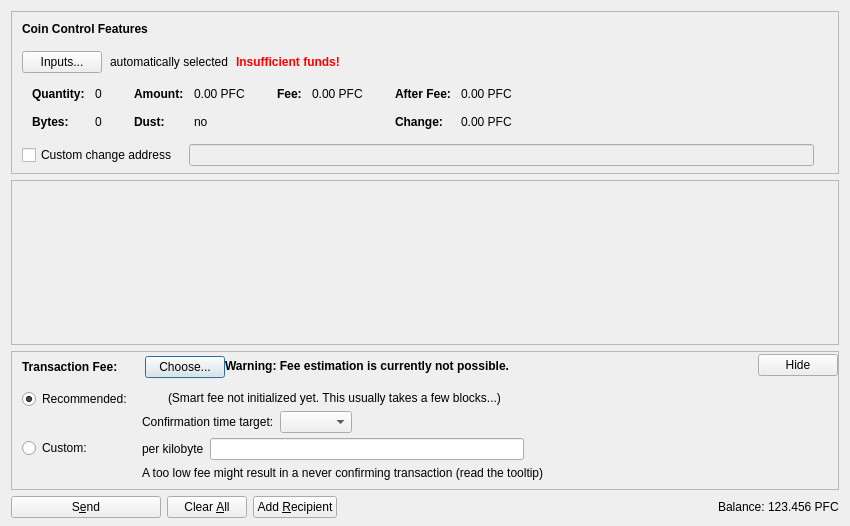
<?xml version="1.0" encoding="UTF-8"?>
<ui version="4.0">
 <class>SendCoinsDialog</class>
 <widget class="QDialog" name="SendCoinsDialog">
  <property name="geometry">
   <rect>
    <x>0</x>
    <y>0</y>
    <width>850</width>
    <height>526</height>
   </rect>
  </property>
  <property name="windowTitle">
   <string>Send Coins</string>
  </property>
  <layout class="QVBoxLayout" name="verticalLayout" stretch="0,1,0,0">
   <property name="bottomMargin">
    <number>8</number>
   </property>
   <item>
    <widget class="QFrame" name="frameCoinControl">
     <property name="sizePolicy">
      <sizepolicy hsizetype="Expanding" vsizetype="Expanding">
       <horstretch>0</horstretch>
       <verstretch>0</verstretch>
      </sizepolicy>
     </property>
     <property name="maximumSize">
      <size>
       <width>16777215</width>
       <height>16777215</height>
      </size>
     </property>
     <property name="frameShape">
      <enum>QFrame::StyledPanel</enum>
     </property>
     <property name="frameShadow">
      <enum>QFrame::Sunken</enum>
     </property>
     <layout class="QVBoxLayout" name="verticalLayoutCoinControl2">
      <property name="spacing">
       <number>0</number>
      </property>
      <property name="leftMargin">
       <number>0</number>
      </property>
      <property name="topMargin">
       <number>0</number>
      </property>
      <property name="rightMargin">
       <number>0</number>
      </property>
      <property name="bottomMargin">
       <number>6</number>
      </property>
      <item>
       <layout class="QVBoxLayout" name="verticalLayoutCoinControl" stretch="0,0,0,0,1">
        <property name="spacing">
         <number>0</number>
        </property>
        <property name="leftMargin">
         <number>10</number>
        </property>
        <property name="topMargin">
         <number>10</number>
        </property>
        <item>
         <layout class="QHBoxLayout" name="horizontalLayoutCoinControl1">
          <property name="bottomMargin">
           <number>15</number>
          </property>
          <item>
           <widget class="QLabel" name="labelCoinControlFeatures">
            <property name="sizePolicy">
             <sizepolicy hsizetype="Preferred" vsizetype="Maximum">
              <horstretch>0</horstretch>
              <verstretch>0</verstretch>
             </sizepolicy>
            </property>
            <property name="font">
             <font>
              <weight>75</weight>
              <bold>true</bold>
             </font>
            </property>
            <property name="styleSheet">
             <string notr="true">font-weight:bold;</string>
            </property>
            <property name="text">
             <string>Coin Control Features</string>
            </property>
           </widget>
          </item>
         </layout>
        </item>
        <item>
         <layout class="QHBoxLayout" name="horizontalLayoutCoinControl2" stretch="0,0,0,0">
          <property name="spacing">
           <number>8</number>
          </property>
          <property name="bottomMargin">
           <number>10</number>
          </property>
          <item>
           <widget class="QPushButton" name="pushButtonCoinControl">
            <property name="styleSheet">
             <string notr="true"/>
            </property>
            <property name="text">
             <string>Inputs...</string>
            </property>
            <property name="autoDefault">
             <bool>false</bool>
            </property>
           </widget>
          </item>
          <item>
           <widget class="QLabel" name="labelCoinControlAutomaticallySelected">
            <property name="text">
             <string>automatically selected</string>
            </property>
            <property name="margin">
             <number>5</number>
            </property>
           </widget>
          </item>
          <item>
           <widget class="QLabel" name="labelCoinControlInsuffFunds">
            <property name="font">
             <font>
              <weight>75</weight>
              <bold>true</bold>
             </font>
            </property>
            <property name="styleSheet">
             <string notr="true">color:red;font-weight:bold;</string>
            </property>
            <property name="text">
             <string>Insufficient funds!</string>
            </property>
            <property name="margin">
             <number>5</number>
            </property>
           </widget>
          </item>
          <item>
           <spacer name="horizontalSpacerCoinControl">
            <property name="orientation">
             <enum>Qt::Horizontal</enum>
            </property>
            <property name="sizeHint" stdset="0">
             <size>
              <width>40</width>
              <height>1</height>
             </size>
            </property>
           </spacer>
          </item>
         </layout>
        </item>
        <item>
         <widget class="QWidget" name="widgetCoinControl" native="true">
          <property name="sizePolicy">
           <sizepolicy hsizetype="Preferred" vsizetype="Preferred">
            <horstretch>0</horstretch>
            <verstretch>0</verstretch>
           </sizepolicy>
          </property>
          <property name="minimumSize">
           <size>
            <width>0</width>
            <height>0</height>
           </size>
          </property>
          <property name="styleSheet">
           <string notr="true"/>
          </property>
          <layout class="QHBoxLayout" name="horizontalLayoutCoinControl5">
           <property name="leftMargin">
            <number>0</number>
           </property>
           <property name="topMargin">
            <number>0</number>
           </property>
           <property name="rightMargin">
            <number>0</number>
           </property>
           <property name="bottomMargin">
            <number>0</number>
           </property>
           <item>
            <layout class="QHBoxLayout" name="horizontalLayoutCoinControl3" stretch="0,0,0,1">
             <property name="spacing">
              <number>20</number>
             </property>
             <property name="topMargin">
              <number>0</number>
             </property>
             <property name="bottomMargin">
              <number>10</number>
             </property>
             <item>
              <layout class="QFormLayout" name="formLayoutCoinControl1">
               <property name="horizontalSpacing">
                <number>10</number>
               </property>
               <property name="verticalSpacing">
                <number>14</number>
               </property>
               <property name="leftMargin">
                <number>10</number>
               </property>
               <property name="topMargin">
                <number>4</number>
               </property>
               <property name="rightMargin">
                <number>6</number>
               </property>
               <item row="0" column="0">
                <widget class="QLabel" name="labelCoinControlQuantityText">
                 <property name="font">
                  <font>
                   <weight>75</weight>
                   <bold>true</bold>
                  </font>
                 </property>
                 <property name="text">
                  <string>Quantity:</string>
                 </property>
                 <property name="margin">
                  <number>0</number>
                 </property>
                </widget>
               </item>
               <item row="0" column="1">
                <widget class="QLabel" name="labelCoinControlQuantity">
                 <property name="cursor">
                  <cursorShape>IBeamCursor</cursorShape>
                 </property>
                 <property name="contextMenuPolicy">
                  <enum>Qt::ActionsContextMenu</enum>
                 </property>
                 <property name="text">
                  <string notr="true">0</string>
                 </property>
                 <property name="margin">
                  <number>0</number>
                 </property>
                 <property name="textInteractionFlags">
                  <set>Qt::LinksAccessibleByMouse|Qt::TextSelectableByKeyboard|Qt::TextSelectableByMouse</set>
                 </property>
                </widget>
               </item>
               <item row="1" column="0">
                <widget class="QLabel" name="labelCoinControlBytesText">
                 <property name="font">
                  <font>
                   <weight>75</weight>
                   <bold>true</bold>
                  </font>
                 </property>
                 <property name="text">
                  <string>Bytes:</string>
                 </property>
                </widget>
               </item>
               <item row="1" column="1">
                <widget class="QLabel" name="labelCoinControlBytes">
                 <property name="cursor">
                  <cursorShape>IBeamCursor</cursorShape>
                 </property>
                 <property name="contextMenuPolicy">
                  <enum>Qt::ActionsContextMenu</enum>
                 </property>
                 <property name="text">
                  <string notr="true">0</string>
                 </property>
                 <property name="textInteractionFlags">
                  <set>Qt::LinksAccessibleByMouse|Qt::TextSelectableByKeyboard|Qt::TextSelectableByMouse</set>
                 </property>
                </widget>
               </item>
              </layout>
             </item>
             <item>
              <layout class="QFormLayout" name="formLayoutCoinControl2">
               <property name="horizontalSpacing">
                <number>10</number>
               </property>
               <property name="verticalSpacing">
                <number>14</number>
               </property>
               <property name="leftMargin">
                <number>6</number>
               </property>
               <property name="topMargin">
                <number>4</number>
               </property>
               <property name="rightMargin">
                <number>6</number>
               </property>
               <item row="0" column="0">
                <widget class="QLabel" name="labelCoinControlAmountText">
                 <property name="font">
                  <font>
                   <weight>75</weight>
                   <bold>true</bold>
                  </font>
                 </property>
                 <property name="text">
                  <string>Amount:</string>
                 </property>
                 <property name="margin">
                  <number>0</number>
                 </property>
                </widget>
               </item>
               <item row="0" column="1">
                <widget class="QLabel" name="labelCoinControlAmount">
                 <property name="cursor">
                  <cursorShape>IBeamCursor</cursorShape>
                 </property>
                 <property name="contextMenuPolicy">
                  <enum>Qt::ActionsContextMenu</enum>
                 </property>
                 <property name="text">
                  <string notr="true">0.00 PFC</string>
                 </property>
                 <property name="textInteractionFlags">
                  <set>Qt::LinksAccessibleByMouse|Qt::TextSelectableByKeyboard|Qt::TextSelectableByMouse</set>
                 </property>
                </widget>
               </item>
               <item row="1" column="0">
                <widget class="QLabel" name="labelCoinControlLowOutputText">
                 <property name="font">
                  <font>
                   <weight>75</weight>
                   <bold>true</bold>
                  </font>
                 </property>
                 <property name="text">
                  <string>Dust:</string>
                 </property>
                </widget>
               </item>
               <item row="1" column="1">
                <widget class="QLabel" name="labelCoinControlLowOutput">
                 <property name="cursor">
                  <cursorShape>IBeamCursor</cursorShape>
                 </property>
                 <property name="contextMenuPolicy">
                  <enum>Qt::ActionsContextMenu</enum>
                 </property>
                 <property name="text">
                  <string notr="true">no</string>
                 </property>
                 <property name="textInteractionFlags">
                  <set>Qt::LinksAccessibleByMouse|Qt::TextSelectableByKeyboard|Qt::TextSelectableByMouse</set>
                 </property>
                </widget>
               </item>
              </layout>
             </item>
             <item>
              <layout class="QFormLayout" name="formLayoutCoinControl3">
               <property name="horizontalSpacing">
                <number>10</number>
               </property>
               <property name="verticalSpacing">
                <number>14</number>
               </property>
               <property name="leftMargin">
                <number>6</number>
               </property>
               <property name="topMargin">
                <number>4</number>
               </property>
               <property name="rightMargin">
                <number>6</number>
               </property>
               <item row="0" column="0">
                <widget class="QLabel" name="labelCoinControlFeeText">
                 <property name="font">
                  <font>
                   <weight>75</weight>
                   <bold>true</bold>
                  </font>
                 </property>
                 <property name="text">
                  <string>Fee:</string>
                 </property>
                 <property name="margin">
                  <number>0</number>
                 </property>
                </widget>
               </item>
               <item row="0" column="1">
                <widget class="QLabel" name="labelCoinControlFee">
                 <property name="cursor">
                  <cursorShape>IBeamCursor</cursorShape>
                 </property>
                 <property name="contextMenuPolicy">
                  <enum>Qt::ActionsContextMenu</enum>
                 </property>
                 <property name="text">
                  <string notr="true">0.00 PFC</string>
                 </property>
                 <property name="textInteractionFlags">
                  <set>Qt::LinksAccessibleByMouse|Qt::TextSelectableByKeyboard|Qt::TextSelectableByMouse</set>
                 </property>
                </widget>
               </item>
              </layout>
             </item>
             <item>
              <layout class="QFormLayout" name="formLayoutCoinControl4">
               <property name="horizontalSpacing">
                <number>10</number>
               </property>
               <property name="verticalSpacing">
                <number>14</number>
               </property>
               <property name="leftMargin">
                <number>6</number>
               </property>
               <property name="topMargin">
                <number>4</number>
               </property>
               <property name="rightMargin">
                <number>6</number>
               </property>
               <item row="0" column="0">
                <widget class="QLabel" name="labelCoinControlAfterFeeText">
                 <property name="font">
                  <font>
                   <weight>75</weight>
                   <bold>true</bold>
                  </font>
                 </property>
                 <property name="text">
                  <string>After Fee:</string>
                 </property>
                 <property name="margin">
                  <number>0</number>
                 </property>
                </widget>
               </item>
               <item row="0" column="1">
                <widget class="QLabel" name="labelCoinControlAfterFee">
                 <property name="cursor">
                  <cursorShape>IBeamCursor</cursorShape>
                 </property>
                 <property name="contextMenuPolicy">
                  <enum>Qt::ActionsContextMenu</enum>
                 </property>
                 <property name="text">
                  <string notr="true">0.00 PFC</string>
                 </property>
                 <property name="textInteractionFlags">
                  <set>Qt::LinksAccessibleByMouse|Qt::TextSelectableByKeyboard|Qt::TextSelectableByMouse</set>
                 </property>
                </widget>
               </item>
               <item row="1" column="0">
                <widget class="QLabel" name="labelCoinControlChangeText">
                 <property name="font">
                  <font>
                   <weight>75</weight>
                   <bold>true</bold>
                  </font>
                 </property>
                 <property name="text">
                  <string>Change:</string>
                 </property>
                </widget>
               </item>
               <item row="1" column="1">
                <widget class="QLabel" name="labelCoinControlChange">
                 <property name="cursor">
                  <cursorShape>IBeamCursor</cursorShape>
                 </property>
                 <property name="contextMenuPolicy">
                  <enum>Qt::ActionsContextMenu</enum>
                 </property>
                 <property name="text">
                  <string notr="true">0.00 PFC</string>
                 </property>
                 <property name="textInteractionFlags">
                  <set>Qt::LinksAccessibleByMouse|Qt::TextSelectableByKeyboard|Qt::TextSelectableByMouse</set>
                 </property>
                </widget>
               </item>
              </layout>
             </item>
            </layout>
           </item>
          </layout>
         </widget>
        </item>
        <item>
         <layout class="QHBoxLayout" name="horizontalLayoutCoinControl4" stretch="0,0,0">
          <property name="spacing">
           <number>12</number>
          </property>
          <property name="sizeConstraint">
           <enum>QLayout::SetDefaultConstraint</enum>
          </property>
          <property name="topMargin">
           <number>5</number>
          </property>
          <property name="rightMargin">
           <number>5</number>
          </property>
          <item>
           <widget class="QCheckBox" name="checkBoxCoinControlChange">
            <property name="toolTip">
             <string>If this is activated, but the change address is empty or invalid, change will be sent to a newly generated address.</string>
            </property>
            <property name="text">
             <string>Custom change address</string>
            </property>
           </widget>
          </item>
          <item>
           <widget class="QValidatedLineEdit" name="lineEditCoinControlChange">
            <property name="enabled">
             <bool>false</bool>
            </property>
            <property name="sizePolicy">
             <sizepolicy hsizetype="Expanding" vsizetype="Fixed">
              <horstretch>0</horstretch>
              <verstretch>0</verstretch>
             </sizepolicy>
            </property>
           </widget>
          </item>
          <item>
           <widget class="QLabel" name="labelCoinControlChangeLabel">
            <property name="sizePolicy">
             <sizepolicy hsizetype="Preferred" vsizetype="Expanding">
              <horstretch>0</horstretch>
              <verstretch>0</verstretch>
             </sizepolicy>
            </property>
            <property name="minimumSize">
             <size>
              <width>0</width>
              <height>0</height>
             </size>
            </property>
            <property name="text">
             <string/>
            </property>
            <property name="margin">
             <number>3</number>
            </property>
           </widget>
          </item>
         </layout>
        </item>
        <item>
         <spacer name="verticalSpacerCoinControl">
          <property name="orientation">
           <enum>Qt::Vertical</enum>
          </property>
          <property name="sizeHint" stdset="0">
           <size>
            <width>800</width>
            <height>1</height>
           </size>
          </property>
         </spacer>
        </item>
       </layout>
      </item>
     </layout>
    </widget>
   </item>
   <item>
    <widget class="QScrollArea" name="scrollArea">
     <property name="widgetResizable">
      <bool>true</bool>
     </property>
     <widget class="QWidget" name="scrollAreaWidgetContents">
      <property name="geometry">
       <rect>
        <x>0</x>
        <y>0</y>
        <width>830</width>
        <height>104</height>
       </rect>
      </property>
      <layout class="QVBoxLayout" name="verticalLayout_2" stretch="0,1">
       <property name="leftMargin">
        <number>0</number>
       </property>
       <property name="topMargin">
        <number>0</number>
       </property>
       <property name="rightMargin">
        <number>0</number>
       </property>
       <property name="bottomMargin">
        <number>0</number>
       </property>
       <item>
        <layout class="QVBoxLayout" name="entries">
         <property name="spacing">
          <number>6</number>
         </property>
        </layout>
       </item>
       <item>
        <spacer name="verticalSpacer">
         <property name="orientation">
          <enum>Qt::Vertical</enum>
         </property>
         <property name="sizeHint" stdset="0">
          <size>
           <width>20</width>
           <height>40</height>
          </size>
         </property>
        </spacer>
       </item>
      </layout>
     </widget>
    </widget>
   </item>
   <item>
    <widget class="QFrame" name="frameFee">
     <property name="sizePolicy">
      <sizepolicy hsizetype="Expanding" vsizetype="Expanding">
       <horstretch>0</horstretch>
       <verstretch>0</verstretch>
      </sizepolicy>
     </property>
     <property name="maximumSize">
      <size>
       <width>16777215</width>
       <height>16777215</height>
      </size>
     </property>
     <property name="frameShape">
      <enum>QFrame::StyledPanel</enum>
     </property>
     <property name="frameShadow">
      <enum>QFrame::Sunken</enum>
     </property>
     <layout class="QVBoxLayout" name="verticalLayoutFee1">
      <property name="spacing">
       <number>0</number>
      </property>
      <property name="leftMargin">
       <number>0</number>
      </property>
      <property name="topMargin">
       <number>0</number>
      </property>
      <property name="rightMargin">
       <number>0</number>
      </property>
      <property name="bottomMargin">
       <number>0</number>
      </property>
      <item>
       <layout class="QVBoxLayout" name="verticalLayoutFee2" stretch="0,0,0">
        <property name="spacing">
         <number>0</number>
        </property>
        <property name="leftMargin">
         <number>10</number>
        </property>
        <property name="topMargin">
         <number>0</number>
        </property>
        <item>
         <layout class="QHBoxLayout" name="horizontalLayoutFee1">
          <property name="bottomMargin">
           <number>0</number>
          </property>
          <item>
           <layout class="QVBoxLayout" name="verticalLayoutFee7">
            <property name="spacing">
             <number>0</number>
            </property>
            <item>
             <spacer name="verticalSpacerSmartFee">
              <property name="orientation">
               <enum>Qt::Vertical</enum>
              </property>
              <property name="sizeType">
               <enum>QSizePolicy::Fixed</enum>
              </property>
              <property name="sizeHint" stdset="0">
               <size>
                <width>1</width>
                <height>4</height>
               </size>
              </property>
             </spacer>
            </item>
            <item>
             <layout class="QHBoxLayout" name="horizontalLayoutSmartFee">
              <property name="spacing">
               <number>10</number>
              </property>
              <item>
               <widget class="QLabel" name="labelFeeHeadline">
                <property name="sizePolicy">
                 <sizepolicy hsizetype="Preferred" vsizetype="Maximum">
                  <horstretch>0</horstretch>
                  <verstretch>0</verstretch>
                 </sizepolicy>
                </property>
                <property name="font">
                 <font>
                  <weight>75</weight>
                  <bold>true</bold>
                 </font>
                </property>
                <property name="styleSheet">
                 <string notr="true">font-weight:bold;</string>
                </property>
                <property name="text">
                 <string>Transaction Fee:</string>
                </property>
               </widget>
              </item>
              <item>
               <widget class="QLabel" name="labelFeeMinimized">
                <property name="text">
                 <string/>
                </property>
               </widget>
              </item>
              <item>
               <widget class="QPushButton" name="buttonChooseFee">
                <property name="text">
                 <string>Choose...</string>
                </property>
               </widget>
              </item>
             </layout>
            </item>
            <item>
             <spacer name="verticalSpacer_5">
              <property name="orientation">
               <enum>Qt::Vertical</enum>
              </property>
              <property name="sizeHint" stdset="0">
               <size>
                <width>1</width>
                <height>1</height>
               </size>
              </property>
             </spacer>
            </item>
           </layout>
          </item>
          <item>
           <widget class="QLabel" name="fallbackFeeWarningLabel">
            <property name="toolTip">
             <string>Using the fallbackfee can result in sending a transaction that will take several hours or days (or never) to confirm. Consider choosing your fee manually or wait until you have validated the complete chain.</string>
            </property>
            <property name="font">
            <font>
                <weight>75</weight>
                <bold>true</bold>
            </font>
            </property>
            <property name="text">
             <string>Warning: Fee estimation is currently not possible.</string>
            </property>
            <property name="wordWrap">
             <bool>false</bool>
            </property>
           </widget>
          </item>
          <item>
           <spacer name="horizontalSpacer_4">
            <property name="orientation">
             <enum>Qt::Horizontal</enum>
            </property>
            <property name="sizeType">
             <enum>QSizePolicy::MinimumExpanding</enum>
            </property>
            <property name="sizeHint" stdset="0">
             <size>
              <width>40</width>
              <height>20</height>
             </size>
            </property>
           </spacer>
          </item>
          <item>
           <widget class="QPushButton" name="buttonMinimizeFee">
            <property name="toolTip">
             <string>collapse fee-settings</string>
            </property>
            <property name="text">
             <string>Hide</string>
            </property>
           </widget>
          </item>
         </layout>
        </item>
        <item>
         <widget class="QFrame" name="frameFeeSelection">
          <layout class="QVBoxLayout" name="verticalLayoutFee12">
           <property name="spacing">
            <number>0</number>
           </property>
           <property name="leftMargin">
            <number>0</number>
           </property>
           <property name="topMargin">
            <number>0</number>
           </property>
           <property name="rightMargin">
            <number>0</number>
           </property>
           <property name="bottomMargin">
            <number>0</number>
           </property>
           <item>
            <layout class="QGridLayout" name="gridLayoutFee">
             <property name="topMargin">
              <number>10</number>
             </property>
             <property name="bottomMargin">
              <number>4</number>
             </property>
             <property name="horizontalSpacing">
              <number>10</number>
             </property>
             <property name="verticalSpacing">
              <number>4</number>
             </property>
             <item row="1" column="1">
              <layout class="QVBoxLayout" name="verticalLayoutFee8">
               <property name="spacing">
                <number>6</number>
               </property>
               <item>
                <layout class="QHBoxLayout" name="horizontalLayoutFee13">
                 <item>
                  <widget class="QLabel" name="labelCustomPerKilobyte">
                   <property name="toolTip">
                    <string>Specify a custom fee per kB (1,000 bytes) of the transaction's virtual size.

Note:  Since the fee is calculated on a per-byte basis, a fee of "100 satoshis per kB" for a transaction size of 500 bytes (half of 1 kB) would ultimately yield a fee of only 50 satoshis.</string>
                   </property>
                   <property name="text">
                    <string>per kilobyte</string>
                   </property>
                  </widget>
                 </item>
                 <item>
                  <widget class="BitcoinAmountField" name="customFee"/>
                 </item>
                 <item>
                  <spacer name="horizontalSpacer_6">
                   <property name="orientation">
                    <enum>Qt::Horizontal</enum>
                   </property>
                   <property name="sizeHint" stdset="0">
                    <size>
                     <width>1</width>
                     <height>1</height>
                    </size>
                   </property>
                  </spacer>
                 </item>
                </layout>
               </item>
               <item>
                <layout class="QHBoxLayout" name="horizontalLayoutFee8">
                 <item>
                  <widget class="QLabel" name="labelCustomFeeWarning">
                   <property name="enabled">
                    <bool>true</bool>
                   </property>
                   <property name="toolTip">
                    <string>When there is less transaction volume than space in the blocks, miners as well as relaying nodes may enforce a minimum fee. Paying only this minimum fee is just fine, but be aware that this can result in a never confirming transaction once there is more demand for pfandcoin transactions than the network can process.</string>
                   </property>
                   <property name="text">
                    <string>A too low fee might result in a never confirming transaction (read the tooltip)</string>
                   </property>
                  </widget>
                 </item>
                 <item>
                  <spacer name="horizontalSpacer_2">
                   <property name="orientation">
                    <enum>Qt::Horizontal</enum>
                   </property>
                   <property name="sizeHint" stdset="0">
                    <size>
                     <width>1</width>
                     <height>1</height>
                    </size>
                   </property>
                  </spacer>
                 </item>
                </layout>
               </item>
              </layout>
             </item>
             <item row="0" column="0">
              <layout class="QVBoxLayout" name="verticalLayoutFee4" stretch="0,1">
               <item>
                <widget class="QRadioButton" name="radioSmartFee">
                 <property name="text">
                  <string>Recommended:</string>
                 </property>
                 <property name="checked">
                  <bool>true</bool>
                 </property>
                 <attribute name="buttonGroup">
                  <string notr="true">groupFee</string>
                 </attribute>
                </widget>
               </item>
               <item>
                <spacer name="verticalSpacer_2">
                 <property name="orientation">
                  <enum>Qt::Vertical</enum>
                 </property>
                 <property name="sizeHint" stdset="0">
                  <size>
                   <width>1</width>
                   <height>1</height>
                  </size>
                 </property>
                </spacer>
               </item>
              </layout>
             </item>
             <item row="1" column="0">
              <layout class="QVBoxLayout" name="verticalLayoutFee9" stretch="0,1">
               <item>
                <widget class="QRadioButton" name="radioCustomFee">
                 <property name="text">
                  <string>Custom:</string>
                 </property>
                 <attribute name="buttonGroup">
                  <string notr="true">groupFee</string>
                 </attribute>
                </widget>
               </item>
               <item>
                <spacer name="verticalSpacer_6">
                 <property name="orientation">
                  <enum>Qt::Vertical</enum>
                 </property>
                 <property name="sizeHint" stdset="0">
                  <size>
                   <width>1</width>
                   <height>1</height>
                  </size>
                 </property>
                </spacer>
               </item>
              </layout>
             </item>
             <item row="0" column="1">
              <layout class="QVBoxLayout" name="verticalLayoutFee3" stretch="0,0,1">
               <property name="spacing">
                <number>6</number>
               </property>
               <property name="topMargin">
                <number>2</number>
               </property>
               <item>
                <layout class="QHBoxLayout" name="horizontalLayoutFee12">
                 <item>
                  <widget class="QLabel" name="labelSmartFee">
                   <property name="text">
                    <string/>
                   </property>
                  </widget>
                 </item>
                 <item>
                  <widget class="QLabel" name="labelFeeEstimation">
                   <property name="text">
                    <string/>
                   </property>
                  </widget>
                 </item>
                 <item>
                  <widget class="QLabel" name="labelSmartFee2">
                   <property name="text">
                    <string>(Smart fee not initialized yet. This usually takes a few blocks...)</string>
                   </property>
                  </widget>
                 </item>
                 <item>
                  <spacer name="horizontalSpacer_5">
                   <property name="orientation">
                    <enum>Qt::Horizontal</enum>
                   </property>
                   <property name="sizeHint" stdset="0">
                    <size>
                     <width>1</width>
                     <height>1</height>
                    </size>
                   </property>
                  </spacer>
                 </item>
                </layout>
               </item>
               <item>
                <layout class="QHBoxLayout" name="horizontalLayoutFee9">
                 <item>
                  <layout class="QVBoxLayout" name="verticalLayoutFee6">
                   <item>
                    <widget class="QLabel" name="labelSmartFee3">
                     <property name="text">
                      <string>Confirmation time target:</string>
                     </property>
                    </widget>
                   </item>
                  </layout>
                 </item>
                 <item>
                  <layout class="QVBoxLayout" name="verticalLayoutFee5">
                   <property name="rightMargin">
                    <number>30</number>
                   </property>
                   <item>
                    <layout class="QHBoxLayout" name="horizontalLayoutConfTarget">
                     <property name="bottomMargin">
                      <number>0</number>
                     </property>
                     <item>
                      <widget class="QComboBox" name="confTargetSelector"/>
                     </item>
                     <item>
                      <spacer name="horizontalSpacerConfTarget">
                       <property name="orientation">
                        <enum>Qt::Horizontal</enum>
                       </property>
                       <property name="sizeHint" stdset="0">
                        <size>
                         <width>40</width>
                         <height>20</height>
                        </size>
                       </property>
                      </spacer>
                     </item>
                    </layout>
                   </item>
                  </layout>
                 </item>
                </layout>
               </item>
               <item>
                <spacer name="verticalSpacer_4">
                 <property name="orientation">
                  <enum>Qt::Vertical</enum>
                 </property>
                 <property name="sizeHint" stdset="0">
                  <size>
                   <width>1</width>
                   <height>1</height>
                  </size>
                 </property>
                </spacer>
               </item>
              </layout>
             </item>
            </layout>
           </item>
          </layout>
         </widget>
        </item>
        <item>
         <spacer name="verticalSpacerFee">
          <property name="orientation">
           <enum>Qt::Vertical</enum>
          </property>
          <property name="sizeHint" stdset="0">
           <size>
            <width>40</width>
            <height>5</height>
           </size>
          </property>
         </spacer>
        </item>
       </layout>
      </item>
     </layout>
    </widget>
   </item>
   <item>
    <layout class="QHBoxLayout" name="horizontalLayout">
     <item>
      <widget class="QPushButton" name="sendButton">
       <property name="minimumSize">
        <size>
         <width>150</width>
         <height>0</height>
        </size>
       </property>
       <property name="toolTip">
        <string>Confirm the send action</string>
       </property>
       <property name="text">
        <string>S&amp;end</string>
       </property>
       <property name="icon">
        <iconset resource="../bitcoin.qrc">
         <normaloff>:/icons/send</normaloff>:/icons/send</iconset>
       </property>
       <property name="autoDefault">
        <bool>false</bool>
       </property>
       <property name="default">
        <bool>false</bool>
       </property>
      </widget>
     </item>
     <item>
      <widget class="QPushButton" name="clearButton">
       <property name="sizePolicy">
        <sizepolicy hsizetype="Minimum" vsizetype="Fixed">
         <horstretch>0</horstretch>
         <verstretch>0</verstretch>
        </sizepolicy>
       </property>
       <property name="toolTip">
        <string>Clear all fields of the form.</string>
       </property>
       <property name="text">
        <string>Clear &amp;All</string>
       </property>
       <property name="icon">
        <iconset resource="../bitcoin.qrc">
         <normaloff>:/icons/remove</normaloff>:/icons/remove</iconset>
       </property>
       <property name="autoDefault">
        <bool>false</bool>
       </property>
      </widget>
     </item>
     <item>
      <widget class="QPushButton" name="addButton">
       <property name="toolTip">
        <string>Send to multiple recipients at once</string>
       </property>
       <property name="text">
        <string>Add &amp;Recipient</string>
       </property>
       <property name="icon">
        <iconset resource="../bitcoin.qrc">
         <normaloff>:/icons/add</normaloff>:/icons/add</iconset>
       </property>
       <property name="autoDefault">
        <bool>false</bool>
       </property>
      </widget>
     </item>
     <item>
      <spacer name="horizontalSpacer">
       <property name="orientation">
        <enum>Qt::Horizontal</enum>
       </property>
       <property name="sizeHint" stdset="0">
        <size>
         <width>40</width>
         <height>20</height>
        </size>
       </property>
      </spacer>
     </item>
     <item>
      <layout class="QHBoxLayout" name="horizontalLayout_2">
       <property name="spacing">
        <number>3</number>
       </property>
       <item>
        <widget class="QLabel" name="label">
         <property name="sizePolicy">
          <sizepolicy hsizetype="Preferred" vsizetype="Fixed">
           <horstretch>0</horstretch>
           <verstretch>0</verstretch>
          </sizepolicy>
         </property>
         <property name="text">
          <string>Balance:</string>
         </property>
        </widget>
       </item>
       <item>
        <widget class="QLabel" name="labelBalance">
         <property name="sizePolicy">
          <sizepolicy hsizetype="Preferred" vsizetype="Fixed">
           <horstretch>0</horstretch>
           <verstretch>0</verstretch>
          </sizepolicy>
         </property>
         <property name="cursor">
          <cursorShape>IBeamCursor</cursorShape>
         </property>
         <property name="text">
          <string notr="true">123.456 PFC</string>
         </property>
         <property name="textInteractionFlags">
          <set>Qt::LinksAccessibleByMouse|Qt::TextSelectableByKeyboard|Qt::TextSelectableByMouse</set>
         </property>
        </widget>
       </item>
      </layout>
     </item>
    </layout>
   </item>
  </layout>
 </widget>
 <customwidgets>
  <customwidget>
   <class>QValidatedLineEdit</class>
   <extends>QLineEdit</extends>
   <header>qt/qvalidatedlineedit.h</header>
  </customwidget>
  <customwidget>
   <class>BitcoinAmountField</class>
   <extends>QLineEdit</extends>
   <header>qt/bitcoinamountfield.h</header>
   <container>1</container>
  </customwidget>
 </customwidgets>
 <resources>
  <include location="../bitcoin.qrc"/>
 </resources>
 <connections/>
 <buttongroups>
  <buttongroup name="groupFee"/>
 </buttongroups>
</ui>
